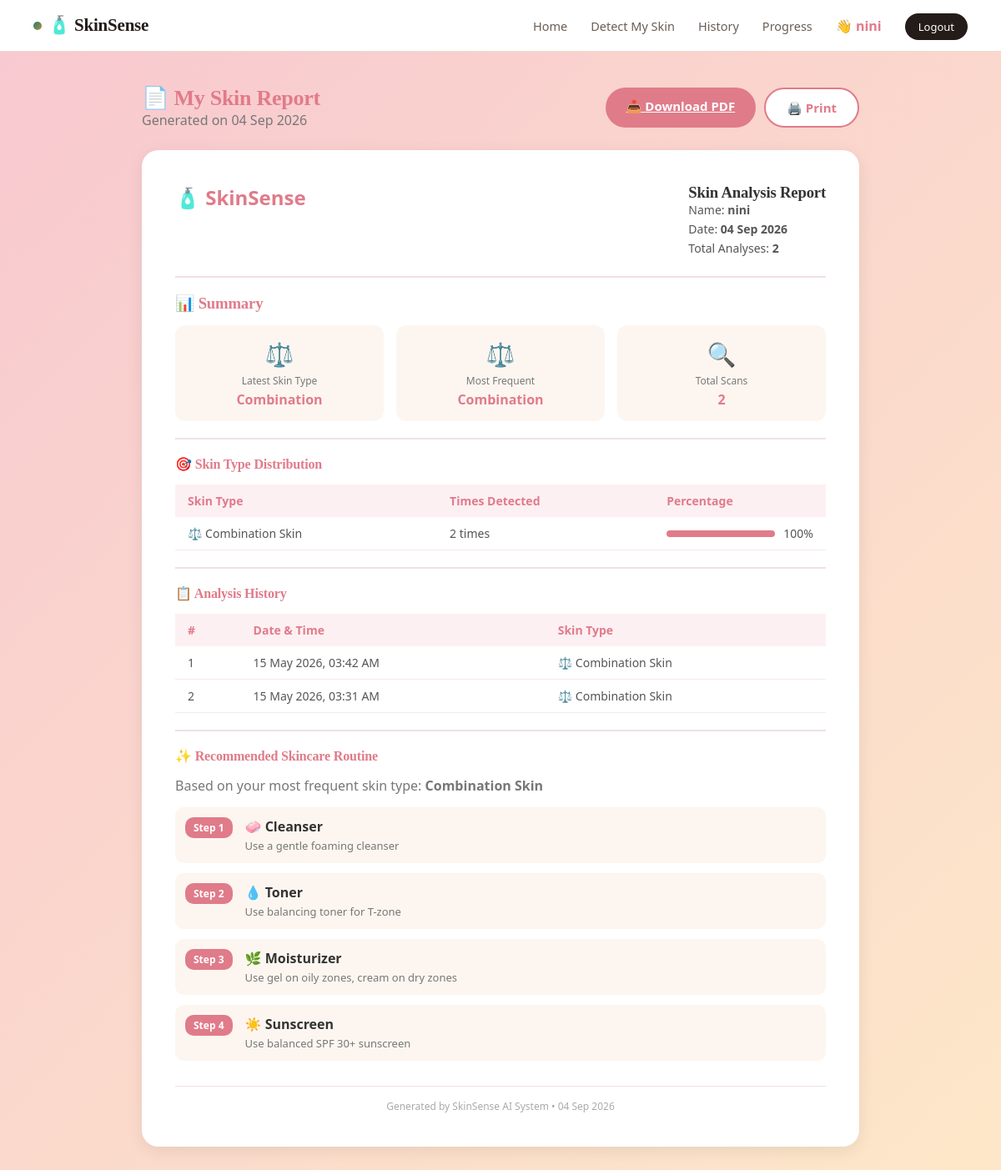
The app's page /report.php (signed in) with its own data.
### tables this page shows
CREATE TABLE `skin_analysis` (
  `id` int NOT NULL,
  `user_id` int NOT NULL,
  `image_path` varchar(255) DEFAULT NULL,
  `skin_type` varchar(50) DEFAULT NULL,
  `detected_at` timestamp NULL DEFAULT CURRENT_TIMESTAMP
);

CREATE TABLE `recommendations` (
  `id` int NOT NULL,
  `skin_type` varchar(50) NOT NULL,
  `step` varchar(100) NOT NULL,
  `tip` text NOT NULL
);

### report.php (the view, shortened to what this page needs)
<?php
require_once 'includes/db.php';
$userId = $_SESSION['user_id'];
$userName = $_SESSION['user_name'];
$result = mysqli_query($conn,
    "SELECT * FROM skin_analysis
     WHERE user_id='$userId'
     ORDER BY detected_at DESC");
$analyses = [];
while($row = mysqli_fetch_assoc($result)) {
    $analyses[] = $row;
}
$totalAnalyses = count($analyses);
$distResult = mysqli_query($conn,
    "SELECT skin_type, COUNT(*) as total
     FROM skin_analysis
     WHERE user_id='$userId'
     GROUP BY skin_type
     ORDER BY total DESC");
$skinDist = [];
while($row = mysqli_fetch_assoc($distResult)) {
    $skinDist[] = $row;
}
$mostFrequent = !empty($skinDist) ? $skinDist[0] : null;
$latest = !empty($analyses) ? $analyses[0] : null;
$skinEmojis = [
    "oily" => "💦",
    "dry" => "🌵",
    "normal" => "✨",
    "combination" => "⚖️"
];
?>
<!DOCTYPE html>
<html lang="en">
<head>
    <link rel="stylesheet" href="assets/css/style.css">
    <link rel="stylesheet" href="assets/css/style1.css">
</head>
<body>
<body class="gradient-bg">
    <nav>
        <div class="nav-container">
            <a href="home.php" style="text-decoration:none;">
                <h1 class="logo">🧴 SkinSense</h1>
            </a>
            <ul>
                <li><a href="home.php">Home</a></li>
                <li><a href="upload.php">Detect My Skin</a></li>
                <li><a href="history.php">History</a></li>
                <li><a href="progress.php">Progress</a></li>
                <?php if(isset($_SESSION['user_id'])): ?>
                    <li style="color:#e07b8a; font-weight:bold;">
                        👋 <?php echo $_SESSION['user_name']; ?>
                    </li>
                    <li><a href="#" class="btn-logout" onclick="openLogoutModal(event)">Logout</a></li>
                <?php else: ?>
                    <li><a href="login.php">Login</a></li>
                    <li><a href="register.php">Register</a></li>
                <?php endif; ?>
            </ul>
        </div>
    </nav>
    <div class="report-container">
        <div class="report-header-box">
            <div>
                <h2 class="report-title">📄 My Skin Report</h2>
                <p style="color:#777;">Generated on <?php echo date('d M Y'); ?></p>
            </div>
            <div style="display:flex; gap:10px;">
                <a href="generate_pdf.php" class="btn-print">
                    📥 Download PDF
                </a>
                <button onclick="window.print()" class="btn-print"
                        style="background:white; color:#e07b8a;
                            border:2px solid #e07b8a;">
                    🖨️ Print
                </button>
            </div>
        </div>
        <?php if($totalAnalyses == 0): ?>
        <div class="empty-history">
            <span>📄</span>
            <h3>No data to generate report!</h3>
            <p>Upload your first photo to get started</p>
            <a href="upload.php" class="btn-main">Start Detection →</a>
        </div>
        <?php else: ?>
        <div class="report-card" id="reportContent">
            <div class="report-top">
                <div class="report-logo">🧴 SkinSense</div>
                <div class="report-info">
                    <h3>Skin Analysis Report</h3>
                    <p>Name: <strong><?php echo $userName; ?></strong></p>
                    <p>Date: <strong><?php echo date('d M Y'); ?></strong></p>
                    <p>Total Analyses: <strong><?php echo $totalAnalyses; ?></strong></p>
                </div>
            </div>
            <hr class="report-divider">
            <div class="report-summary">
                <h3>📊 Summary</h3>
                <div class="report-summary-grid">
                    <div class="report-summary-item">
                        <span><?php echo $skinEmojis[$latest['skin_type']] ?? '🔍'; ?></span>
                        <p>Latest Skin Type</p>
                        <h4><?php echo ucfirst($latest['skin_type']); ?></h4>
                    </div>
                    <div class="report-summary-item">
                        <span><?php echo $skinEmojis[$mostFrequent['skin_type']] ?? '🔍'; ?></span>
                        <p>Most Frequent</p>
                        <h4><?php echo ucfirst($mostFrequent['skin_type']); ?></h4>
                    </div>
                    <div class="report-summary-item">
                        <span>🔍</span>
                        <p>Total Scans</p>
                        <h4><?php echo $totalAnalyses; ?></h4>
                    </div>
                </div>
            </div>
            <hr class="report-divider">
            <div class="report-section">
                <h3>🎯 Skin Type Distribution</h3>
                <table class="report-table">
                    <thead>
                        <tr>
                            <th>Skin Type</th>
                            <th>Times Detected</th>
                            <th>Percentage</th>
                        </tr>
                    </thead>
                    <tbody>
                        <?php foreach($skinDist as $dist):
                            $percentage = round(($dist['total'] / $totalAnalyses) * 100);
                        ?>
                        <tr>
                            <td>
                                <?php echo $skinEmojis[$dist['skin_type']] ?? '🔍'; ?>
                                <?php echo ucfirst($dist['skin_type']); ?> Skin
                            </td>
                            <td><?php echo $dist['total']; ?> times</td>
                            <td>
                                <div class="mini-bar">
                                    <div class="mini-bar-fill"
                                         style="width:<?php echo $percentage; ?>%">
                                    </div>
                                    <span><?php echo $percentage; ?>%</span>
                                </div>
                            </td>
                        </tr>
                        <?php endforeach; ?>
                    </tbody>
                </table>
            </div>
            <hr class="report-divider">
            <div class="report-section">
                <h3>📋 Analysis History</h3>
                <table class="report-table">
                    <thead>
                        <tr>
                            <th>#</th>
                            <th>Date & Time</th>
                            <th>Skin Type</th>
                        </tr>
                    </thead>
                    <tbody>
                        <?php foreach($analyses as $index => $analysis): ?>
                        <tr>
                            <td><?php echo $index + 1; ?></td>
                            <td><?php echo date('d M Y, h:i A',
                                strtotime($analysis['detected_at'])); ?></td>
                            <td>
                                <?php echo $skinEmojis[$analysis['skin_type']] ?? '🔍'; ?>
                                <?php echo ucfirst($analysis['skin_type']); ?> Skin
                            </td>
                        </tr>
                        <?php endforeach; ?>
                    </tbody>
                </table>
            </div>
            <hr class="report-divider">
            <div class="report-section">
                <h3>✨ Recommended Skincare Routine</h3>
                <p style="color:#777; margin-bottom:15px;">
                    Based on your most frequent skin type:
                    <strong><?php echo ucfirst($mostFrequent['skin_type']); ?> Skin</strong>
                </p>
                <?php
                $recResult = mysqli_query($conn,
                    "SELECT * FROM recommendations
                     WHERE skin_type='{$mostFrequent['skin_type']}'");
                $step = 1;
                while($rec = mysqli_fetch_assoc($recResult)): ?>
                <div class="report-rec-row">
                    <div class="report-rec-step">Step <?php echo $step++; ?></div>
                    <div>
                        <strong><?php echo $rec['step']; ?></strong>
                        <p><?php echo $rec['tip']; ?></p>
                    </div>
                </div>
                <?php endwhile; ?>
            </div>
            <div class="report-footer">
                <p>Generated by SkinSense AI System • <?php echo date('d M Y'); ?></p>
            </div>
        </div>
        <?php endif; ?>
    </div>
</body>
</html>

### assets/css/style.css (style rules this page uses)
:root { --paper: #FBF6EF; --paper-deep: #F3EADC; --ink: #241C18; --ink-soft: #6B5E54; --ink-faint: #9C8F82; --line: #E8DDD1; --card: #FFFFFF; --clay: #e07b8a; --clay-deep: #c0546a; --clay-tint: #fde8ec; --oily: #3D6E77; --oily-tint: #DCE9EA; --dry: #C08A3E; --dry-tint: #F2E6D1; --normal: #5F8A56; --normal-tint:#DFEBDA; --success: #4C8B5C; --success-tint: #E3F0E4; --error: #B8483A; --error-tint: #F7E4E0; --radius-sm: 8px; --radius-md: 14px; --radius-lg: 22px; --shadow: 0 10px 30px rgba(36,28,24,0.08); --shadow-sm: 0 4px 14px rgba(36,28,24,0.06); }
body { font-family: 'Quicksand', 'Segoe UI', sans-serif; }
h1, h2, h3 { font-family: 'Fredoka', 'Quicksand', sans-serif; font-weight: 600; }
* { margin: 0; padding: 0; box-sizing: border-box; }
html { scroll-behavior: smooth; }
body { background-color: var(--paper); color: var(--ink); font-family: 'IBM Plex Sans', 'Segoe UI', sans-serif; -webkit-font-smoothing: antialiased; }
.gradient-bg { background: linear-gradient(135deg, #f8c8d0, #fde8c8); min-height: 100vh; }
h1, h2, h3 { font-family: 'Newsreader', Georgia, serif; font-weight: 600; letter-spacing: -0.01em; }
nav { background-color: var(--card); padding: 18px 40px; border-bottom: 1px solid var(--line); }
.nav-container { display: flex; justify-content: space-between; align-items: center; max-width: 1200px; margin: 0 auto; }
.logo { color: var(--ink); font-size: 21px; font-weight: 600; letter-spacing: -0.01em; display: flex; align-items: center; gap: 8px; }
.logo::before { content: ""; display: inline-block; width: 10px; height: 10px; border-radius: 50%; background: linear-gradient(135deg, var(--oily) 0%, var(--normal) 50%, var(--dry) 100%); }
nav ul { list-style: none; display: flex; align-items: center; gap: 28px; }
nav ul li a { text-decoration: none; color: var(--ink-soft); font-weight: 500; font-size: 14.5px; transition: color 0.15s; }
.btn-logout { background: var(--ink) !important; color: var(--card) !important; padding: 7px 16px !important; border-radius: 999px !important; font-size: 13px !important; }

### assets/css/style1.css (style rules this page uses)
* { margin: 0; padding: 0; box-sizing: border-box; font-family: 'Segoe UI', sans-serif; }
body { background-color: #fdf6f0; color: #333; }
.report-container { max-width: 900px; margin: 40px auto; padding: 0 20px 60px; }
.report-header-box { display: flex; justify-content: space-between; align-items: center; margin-bottom: 25px; }
.report-title { color: #e07b8a; font-size: 26px; }
.btn-print { background: #e07b8a; color: white; border: none; padding: 12px 25px; border-radius: 25px; cursor: pointer; font-size: 15px; font-weight: bold; }
.report-card { background: white; border-radius: 20px; padding: 40px; box-shadow: 0 5px 20px rgba(0,0,0,0.08); }
.report-top { display: flex; justify-content: space-between; align-items: flex-start; margin-bottom: 20px; }
.report-logo { font-size: 24px; font-weight: bold; color: #e07b8a; }
.report-info p { color: #555; font-size: 14px; margin-bottom: 4px; }
.report-divider { border: none; border-top: 2px solid #f0e0e5; margin: 20px 0; }
.report-summary h3 { color: #e07b8a; margin-bottom: 15px; }
.report-summary-grid { display: grid; grid-template-columns: repeat(3, 1fr); gap: 15px; }
.report-summary-item { background: #fdf6f0; border-radius: 12px; padding: 15px; text-align: center; }
.report-summary-item span { font-size: 28px; }
.report-summary-item p { color: #777; font-size: 12px; margin: 5px 0 3px; }
.report-summary-item h4 { color: #e07b8a; font-size: 16px; }
.report-section { margin-bottom: 10px; }
.report-section h3 { color: #e07b8a; margin-bottom: 15px; font-size: 16px; }
.report-table { width: 100%; border-collapse: collapse; font-size: 14px; }
.report-table th { background: #fdf0f3; color: #e07b8a; padding: 10px 15px; text-align: left; }
.report-table td { padding: 10px 15px; border-bottom: 1px solid #f5e8eb; color: #555; }
.mini-bar { display: flex; align-items: center; gap: 10px; }
.mini-bar-fill { height: 8px; background: #e07b8a; border-radius: 5px; min-width: 10px; }
.report-rec-row { display: flex; gap: 15px; align-items: flex-start; margin-bottom: 12px; padding: 12px; background: #fdf6f0; border-radius: 10px; }
.report-rec-step { background: #e07b8a; color: white; padding: 4px 10px; border-radius: 10px; font-size: 12px; font-weight: bold; white-space: nowrap; }
.report-rec-row p { color: #777; font-size: 13px; margin-top: 3px; }
.report-footer { text-align: center; color: #aaa; font-size: 12px; margin-top: 30px; padding-top: 15px; border-top: 1px solid #f0e0e5; }

### records on screen
skin_analysis: skin_type "⚖️", skin_type "Combination", detected_at "15 May 2026, 03:42 AM"
skin_analysis: detected_at "15 May 2026, 03:31 AM", skin_type "⚖️", skin_type "Combination"
recommendations: step "🧼 Cleanser", tip "Use a gentle foaming cleanser"
recommendations: step "💧 Toner", tip "Use balancing toner for T-zone"
recommendations: step "🌿 Moisturizer", tip "Use gel on oily zones, cream on dry zones"
recommendations: step "☀️ Sunscreen", tip "Use balanced SPF 30+ sunscreen"

### other values on screen
$_SESSION['user_name'] "nini"
$userName "nini"
$totalAnalyses "2"
$skinEmojis[$mostFrequent['skin_type']] "⚖️"
$mostFrequent['skin_type'] "Combination"
$skinEmojis[$dist['skin_type']] "⚖️"
$dist['skin_type'] "Combination"
$dist['total'] "2"
$percentage "100"
